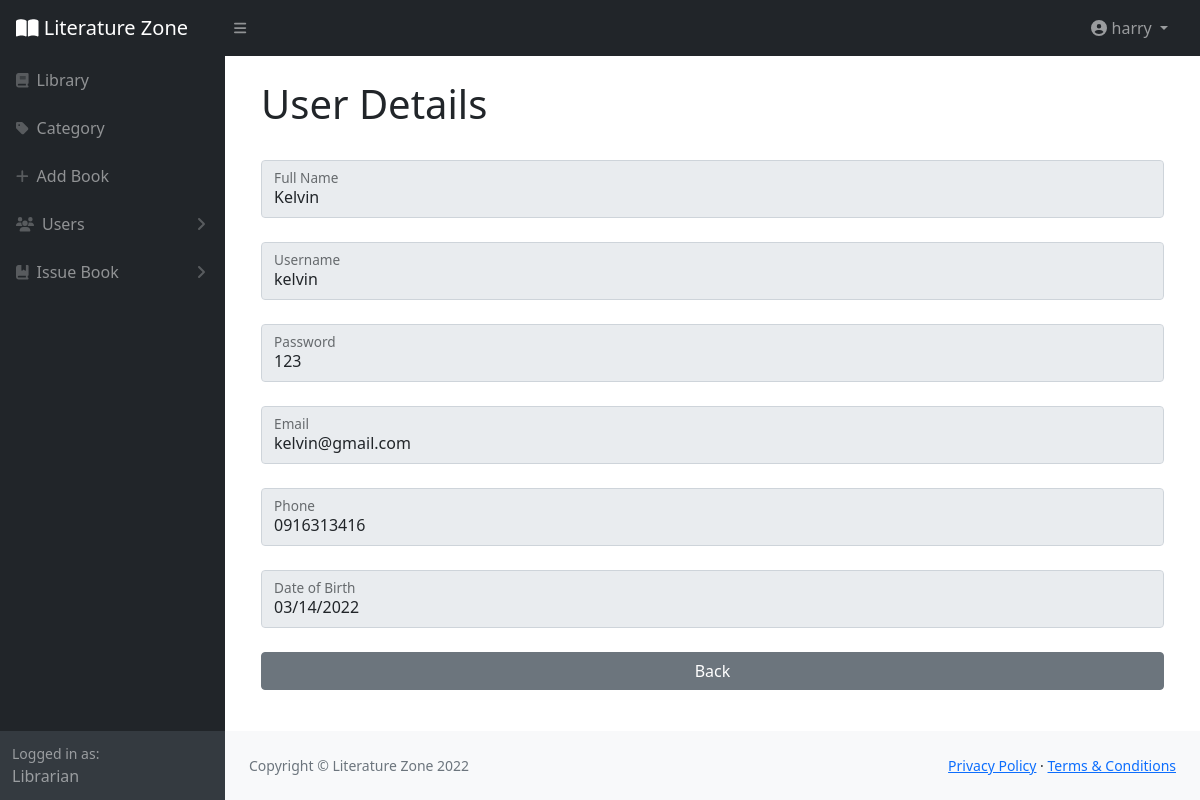
The app's page /MemberDetail.php?UserID=2 (signed in) with its own data.
### tables this page shows
CREATE TABLE `user` (
  `UserID` int(11) NOT NULL,
  `FullName` varchar(200) NOT NULL,
  `Username` varchar(30) NOT NULL,
  `Password` varchar(25) NOT NULL,
  `RoleID` int(11) NOT NULL,
  `Email` varchar(40) NOT NULL,
  `Phone` varchar(25) NOT NULL,
  `DateOfBirth` date NOT NULL,
  `RegDate` timestamp NOT NULL DEFAULT current_timestamp() ON UPDATE current_timestamp()
);

### MemberDetail.php (the view, shortened to what this page needs)
<?php
    include("connect.php");
    $UserID=$_GET['UserID'];
    $select="SELECT * FROM user
            WHERE UserID='$UserID'";
    $result=mysqli_query($connect,$select);
    $callvalue=mysqli_fetch_assoc($result);
?>
<!DOCTYPE html>
<html lang="en">
    <head>
        <link href="https://cdn.jsdelivr.net/npm/simple-datatables@latest/dist/style.css" rel="stylesheet" />
        <link href="css/styles.css" rel="stylesheet" />
        <link rel="stylesheet" type="text/css" href="css/all.min.css">
    </head>
    <body class="sb-nav-fixed">
        <?php include("LibrarianHeader.php");?>
        <?php include("LibrarianSidebar.php") ?>
            <div id="layoutSidenav_content">
                <main>
                    <div class="container-fluid px-4">
                    	<div class="container">
                    	<form action="" method="POST">
                        <h1 class="mt-4">User Details</h1><br>
                        <div class="form-floating mb-3 mb-md-0">
                        	<input type="text" class="form-control" name="fullname" placeholder="fullname" value="<?= $callvalue['FullName'] ?>" disabled>
                                                        <label for="Category">Full Name</label>
                                                    </div><br>
                                                    <div class="form-floating mb-3 mb-md-0">
                                                    	<input type="text" class="form-control" name="username" placeholder="username" value="<?= $callvalue['Username'] ?>" disabled>
                                                        <label for="Category">Username</label>
                                                    </div><br>
                                                    <div class="form-floating mb-3 mb-md-0">
                                                    	<input type="text" class="form-control" name="password" placeholder="password" value="<?= $callvalue['Password'] ?>" disabled>
                                                        <label for="Category">Password</label>
                                                    </div><br>
                                                    <div class="form-floating mb-3 mb-md-0">
                                                    	<input type="Email" class="form-control" name="email" placeholder="email" value="<?= $callvalue['Email'] ?>" disabled>
                                                        <label for="Category">Email</label>
                                                    </div><br>
                                                    <div class="form-floating mb-3 mb-md-0">
                                                    	<input type="number" class="form-control" name="phone" placeholder="phone" value="<?= $callvalue['Phone'] ?>" disabled>
                                                        <label for="Category">Phone</label>
                                                    </div><br>
                                                    <div class="form-floating mb-3 mb-md-0">
                                                    	<input type="date" class="form-control" name="dob" placeholder="dob" value="<?= $callvalue['DateOfBirth'] ?>" disabled>
                                                        <label for="Category">Date of Birth</label>
                                                    </div>
                                                    <div class="mt-4 mb-0">
                                                <div class="d-grid">
                                                    <input type="button" class="btn btn-secondary btn-block" onclick="history.back();" value="Back">
                                            </div>
                                            </div></form>
                        </div>
                </main>
                <?php include("Footer.php"); ?>
            </div>
        </div>
    </body>
</html>

### records on screen
user: fullname "Kelvin", username "kelvin", password "123", email "kelvin@gmail.com", phone "0916313416", dob "03/14/2022"

### other values on screen
$_SESSION["Username"] "harry"
